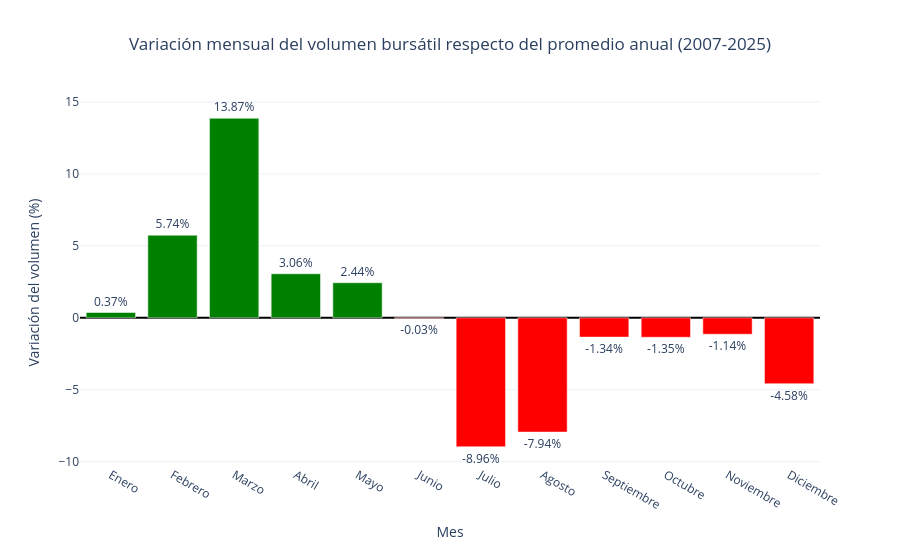

Notebook source saved alongside this figure:
### Markdown cell above
#### ¿Existen patrones estacionales en el volumen de operaciones bursátiles?

### Code cell
# Creo un gráfico de barras con la variación mensual del volumen de operaciones.
fig = go.Figure()

# Agrego las barras con colores según la variación del volumen.
fig.add_trace(go.Bar(
    x=df_resumen_volumen["Mes"],
    y=df_resumen_volumen["Variación del volumen (%)"],
    marker_color=[
        "green" if valor >= 0 else "red"
        for valor in df_resumen_volumen["Variación del volumen (%)"]
    ],
    text=df_resumen_volumen["Variación del volumen (%)"].map(
        lambda valor: f"{valor:.2f}%"
    ),
    textposition="outside",
    customdata=df_resumen_frecuencia_volumen["Frecuencia de menor actividad (%)"],
    hovertemplate="Mes: %{x}<br>Variación del volumen: %{y:.2f}%<br>Frecuencia de menor actividad: %{customdata:.2f}%<extra></extra>"
))

# Configuro el gráfico original.
fig.update_layout(
    title="Variación mensual del volumen bursátil respecto del promedio anual (2007-2025)",
    title_x=0.5,
    xaxis_title="Mes",
    yaxis_title="Variación del volumen (%)",
    height=550,
    template="plotly_white",
    showlegend=False,
    yaxis_zeroline=True,
    yaxis_zerolinecolor="black"
)

# Muestro el gráfico.
fig.show()

### Figure 1 — Plotly figure (JSON) as saved in the notebook; plotly's stock layout.template omitted (floating-point values rounded to 4 significant figures)
{"data": [{"customdata": [51.7, 37.15, 26.63, 48.3, 47.68, 51.39, 79.57, 68.73, 56.97, 64.4, 55.73, 74.84], "hovertemplate": "Mes: %{x}<br>Variación del volumen: %{y:.2f}%<br>Frecuencia de menor actividad: %{customdata:.2f}%<extra></extra>", "marker": {"color": ["green", "green", "green", "green", "green", "red", "red", "red", "red", "red", "red", "red"]}, "text": ["0.37%", "5.74%", "13.87%", "3.06%", "2.44%", "-0.03%", "-8.96%", "-7.94%", "-1.34%", "-1.35%", "-1.14%", "-4.58%"], "textposition": "outside", "type": "bar", "x": ["Enero", "Febrero", "Marzo", "Abril", "Mayo", "Junio", "Julio", "Agosto", "Septiembre", "Octubre", "Noviembre", "Diciembre"], "y": [0.37, 5.74, 13.87, 3.06, 2.44, -0.03, -8.96, -7.94, -1.34, -1.35, -1.14, -4.58]}], "layout": {"height": 550, "showlegend": false, "title": {"text": "Variación mensual del volumen bursátil respecto del promedio anual (2007-2025)", "x": 0.5}, "xaxis": {"title": {"text": "Mes"}}, "yaxis": {"title": {"text": "Variación del volumen (%)"}, "zeroline": true, "zerolinecolor": "black"}}}
